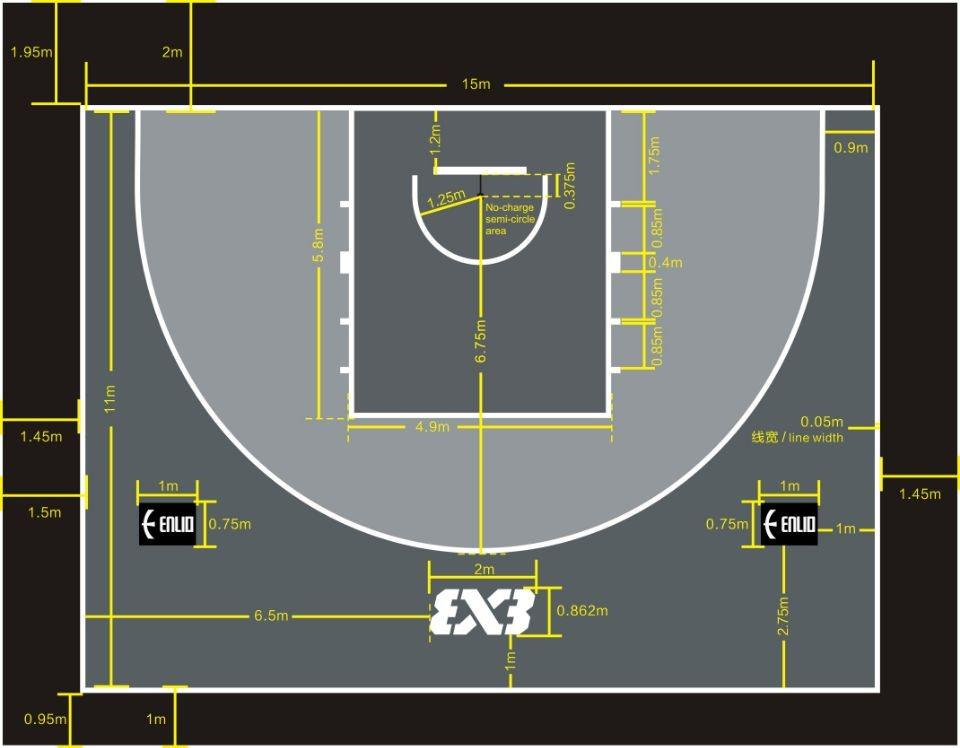
#> input picture images/template.jpg, 960 x 748 px
$ python predefined_corners.py
#> lines starting #> are read from the running program, lines starting #| are printed output that depends on the picture
import cv2
image = cv2.imread('images/template.jpg')
#> image is the input picture: shape (748, 960, 3); mean B, G, R 92.9, 97.1, 95.5
window_name = 'Image'
color = (0, 0, 255)
font = cv2.FONT_HERSHEY_SIMPLEX
font_scale = 0.5
font_color = (0, 0, 255)
font_thickness = 1
# predefined_corners = {
#     0: [84, 109],  # 00: top-left
#     1: [875, 109],  # 01: top-right
#     2: [84, 688],  # 02: bottom-left
#     3: [875, 688],  # 03: bottom-right
#     4: [351, 109],  # 04: mid-top-left
#     5: [608, 109],  # 05: mid-top-right
#     6: [351, 415],  # 06: mid-bottom-left
#     7: [608, 415],  # 07: mid-bottom-right
#     8: [412, 175],  # 08: arc-left
#     9: [546, 175],  # 09: arc-right
#     10: [340, 203],  # 10: mid-left-cross1
#     11: [340, 251],  # 11: mid-left-cross2
#     12: [340, 272],  # 12: mid-left-cross3
#     13: [340, 321],  # 13: mid-left-cross4
#     14: [340, 369],  # 14: mid-left-cross5
#     15: [619, 203],  # 15: mid-right-cross1
#     16: [619, 252],  # 16: mid-right-cross2
#     17: [619, 272],  # 17: mid-right-cross3
#     18: [619, 321],  # 18: mid-right-cross4
#     19: [619, 369],  # 19: mid-right-cross5
# }
predefined_corners = {
    0: [0, 0],  # 00: top-left
    1: [1500, 0],  # 01: top-right
    2: [0, 1100],  # 02: bottom-left
    3: [1500, 1100],  # 03: bottom-right
    4: [505, 0],  # 04: mid-top-left
    5: [995, 0],  # 05: mid-top-right
    6: [505, 580],  # 06: mid-bottom-left
    7: [995, 580],  # 07: mid-bottom-right
    8: [625, 120],  # 08: arc-left
    9: [875, 120],  # 09: arc-right
    10: [505, 175],  # 10: mid-left-cross1
    11: [505, 260],  # 11: mid-left-cross2
    12: [505, 300],  # 12: mid-left-cross3
    13: [505, 385],  # 13: mid-left-cross4
    14: [505, 470],  # 14: mid-left-cross5
    15: [995, 175],  # 15: mid-right-cross1
    16: [995, 260],  # 16: mid-right-cross2
    17: [995, 300],  # 17: mid-right-cross3
    18: [995, 385],  # 18: mid-right-cross4
    19: [995, 470],  # 19: mid-right-cross5
    20: [90, 0],
    21: [1410, 0]
}
radius = 1
thickness = 1
for idx, coord in predefined_corners.items():
    image = cv2.circle(image, coord, radius, color, thickness)

    text = str(idx)
    text_size = cv2.getTextSize(text, font, font_scale, font_thickness)[0]
    text_x = coord[0] - text_size[0] // 2
    text_y = coord[1] - radius - 5  # Adjust the vertical position as needed
    image = cv2.putText(image, text, (text_x, text_y), font, font_scale, font_color, font_thickness)
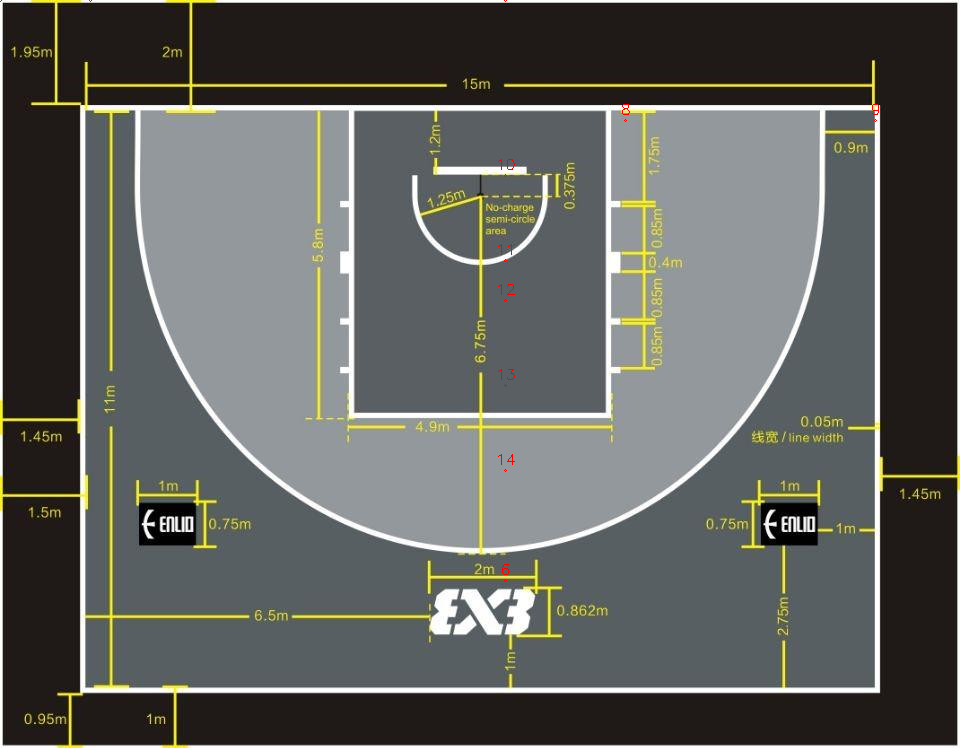
#> image: shape (748, 960, 3); mean B, G, R 92.9, 97, 95.5


cv2.imwrite('images/template_corners1.png', image)
